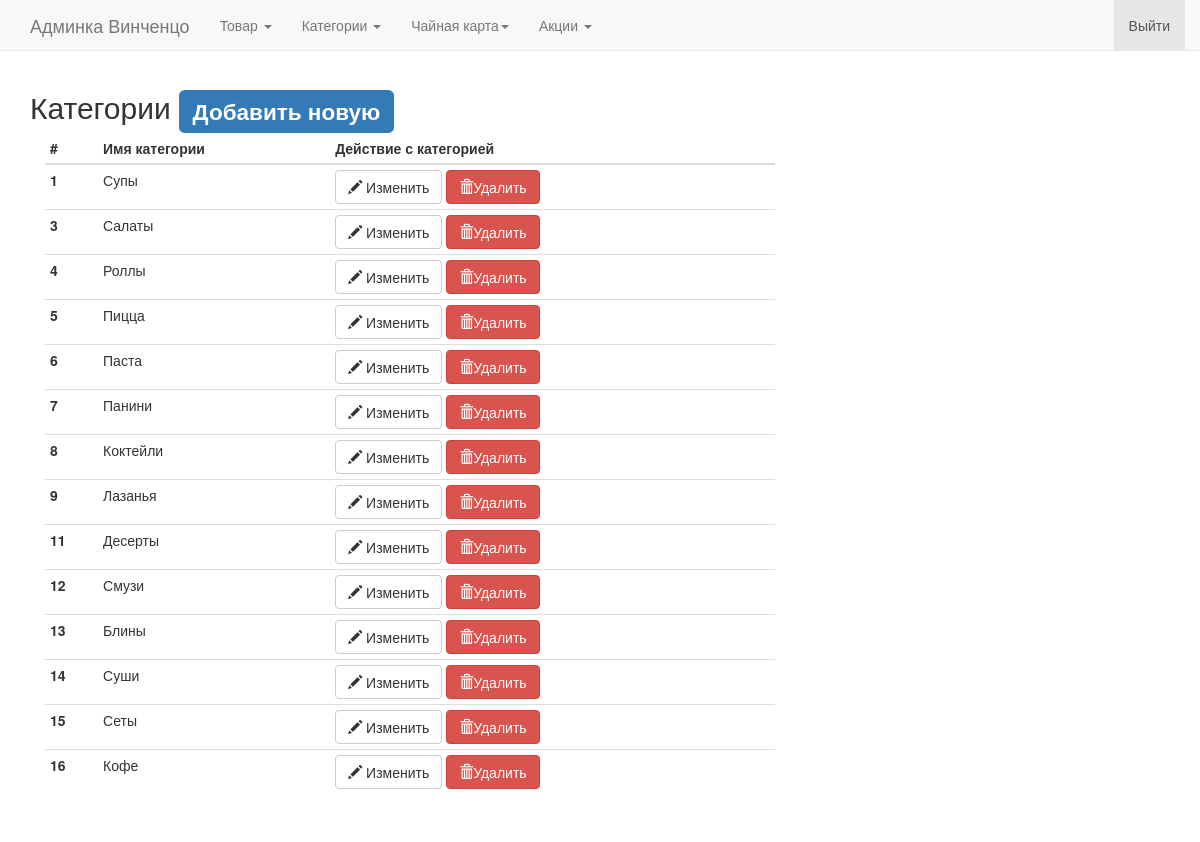
Page /panel/category (signed in) on the committed database.
### app/models.py (models this page shows, shortened)
class Category(db.Model):
    id = db.Column(db.Integer, primary_key=True)
    category_name = db.Column(db.String(50))
    alias = db.Column(db.String(50))
    sous = db.Column(db.Boolean, default=False)
    cafe = db.Column(db.Boolean, default=True)

### app/views.py (the view)
@app.route('/panel/category', methods=['GET', 'POST'])
def get_category():
    if not session.get('logged_in'):
        return redirect(url_for("adminlogin"))
    select_category = Category.query.all()
    return render_template("category.html", category=select_category)

### app/views.py (called while the page is built)
@app.before_request
def before_request():
    delivery = request.cookies.get('delivery')
    if delivery == "deliveryincafe":
        g.deliverymethod = u"В кафе"
        g.global_sale = 0
    elif delivery == "deliverymyself":
        g.deliverymethod = u"Самовывоз"
        g.global_sale = 10
    elif delivery == "deliveryinhome":
        g.deliverymethod = u"Доставка на дом"
        g.global_sale = 0
    else:
        g.deliverymethod = u"Доставка на дом"
        g.global_sale = 0
    g.delivery = delivery
    g.user = current_user

### app/templates/category.html
{% extends "panel.html" %}
{% block body %}
    <h2>Категории <a href="{{ url_for("category_add") }}"><span class="label label-primary">Добавить новую</span></a></h2>
    <div class="table-responsive col-md-12 col-lg-8">
        <table class="table table-condensed">
            <thead>
            <tr>
                <th>#</th>
                <th>Имя категории</th>
                <th>Действие с категорией</th>
            </tr>
            </thead>
            <tbody>
            {% for caption in category %}
                <tr>
                    <th scope="row">{{ caption.id }}</th>
                    <td>{{ caption.category_name }}</td>
                    <td>
                        <a href="{{ url_for("update_category",category_id=caption.id) }}" title="{{ caption.category_name }}" name="{{ caption.id }}"
                                class="btn btn-default change_category" aria-label="Изменить">
                            <span class="glyphicon glyphicon-pencil" aria-hidden="true"></span>
                            Изменить
                        </a>
                        <a href="{{ url_for("delete_category", category_id=caption.id) }}" name="{{ caption.id }}" class="btn btn-danger delete_category"
                                aria-label="Удалить">
                            <span class="glyphicon glyphicon-trash" aria-hidden="true"></span>Удалить
                        </a>
                    </td>
                </tr>
            {% endfor %}
            </tbody>
        </table>
    </div>
{% endblock %}

### rows in the picture
Category: id "1", category_name "Супы"
Category: id "3", category_name "Салаты"
Category: id "4", category_name "Роллы"
Category: id "5", category_name "Пицца"
Category: id "6", category_name "Паста"
Category: id "7", category_name "Панини"
Category: id "8", category_name "Коктейли"
Category: id "9", category_name "Лазанья"
Category: id "11", category_name "Десерты"
Category: id "12", category_name "Смузи"
Category: id "13", category_name "Блины"
Category: id "14", category_name "Суши"
Category: id "15", category_name "Сеты"
Category: id "16", category_name "Кофе"
